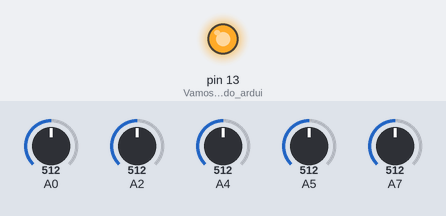
This sketch was run on a simulated Arduino Uno, built with avr-gcc and run on an emulated ATmega328P. On the bench: output pins drawn as LEDs (lit = HIGH). The test bench sets the inputs (shaded band); at power-on: A0 = 512, A2 = 512, A4 = 512, A5 = 512, A7 = 512. No radio packets arrive unless stated; what the sketch prints to the serial monitor is not drawn.

Above: at 0.1 s.
At 100.1 s:
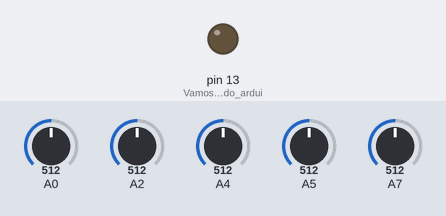
Timing chart, 0 to 101.6 s (numbered marks = the images above):
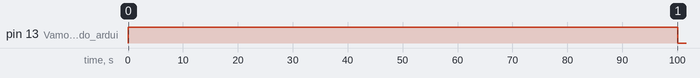

The sketch:

transmissor.ino
```cpp
/*--------------------------
 * Este é o códiogo da mão biônica desenvolvida pela ESERO Portugal
 * A mão foi apresentada pela primeira vez, na 6ª Conferência dos Professores espaciais
 * Toda a informação que precisares pode ser encontrada em https://github.com/njrebelo/Bionichand-ESEROPortugal
 *
 * Para informações extra contactar nj.rebelo@campus.fct.unl.pt
 * @NelsoRebelo
----------------------------*/

//Bibliotecas de Rádio
#include <SPI.h>
#include <nRF24L01.h>
#include <RF24.h>

RF24 radio(7, 8); // Pins CE e CSN usados na comunicacão rádio
const byte address[6] = "00001";//Canal de comunicação

char *finger[5] = {"A0","A1","A2","A3","A4"}; // Portas usadas para a leitura das resistências
int m_angle0[100],m_angle1[100],m_angle2[100],m_angle3[100],m_angle4[100];//Matrizes para a configuração dos dedos
int min_angle[5],max_angle[5];//Matriz com os valores maximos e mínimos para cada dedo
int angle0,angle1,angle2,angle3,angle4; // Variáveis que vão enviar a informação

void setup() {
  Serial.begin(9600);//Iniciar porta série

  pinMode(LED_BUILTIN, OUTPUT);//Vamos usar o led do arduino para configuração
  pinMode(finger[0], INPUT);//Declara os pins das resistências como de input
  pinMode(finger[1], INPUT);
  pinMode(finger[2], INPUT);
  pinMode(finger[3], INPUT);
  pinMode(finger[4], INPUT);

  radio.begin(); //Comandos para inicar os protocolos de rádio
  radio.openWritingPipe(address);//Declaração do canal de comunicação
  radio.setPALevel(RF24_PA_MIN);//Potência do Sinal (onde está MIN pode estar, LOW, HIGH ou MAX)
  radio.stopListening();//Para de ouvir, para poder comunicar

  /* configuração luva - leva sensivelmente 2 minutos*/
  Serial.println("Iniciando configuração");
  digitalWrite(LED_BUILTIN, HIGH);//informa-nos que a configuração começou
  for(int i=0; i<100; i++){//Vamos fazer várias medições do valor das resistências, a pessoa deve abrir e fechar a mão repetidamente
    m_angle0[i]=analogRead(finger[0]);
    m_angle1[i]=analogRead(finger[1]);
    m_angle2[i]=analogRead(finger[2]);
    m_angle3[i]=analogRead(finger[3]);
    m_angle4[i]=analogRead(finger[4]);
    delay(1000);
    }
  min_angle[0]=getMin(m_angle0,100);//Cálculo do valor mínimo da resistência
  min_angle[1]=getMin(m_angle1,100);
  min_angle[2]=getMin(m_angle2,100);
  min_angle[3]=getMin(m_angle3,100);
  min_angle[4]=getMin(m_angle4,100);

  max_angle[0]=getMax(m_angle0,100);//Cálculo do valor máximo da resistência
  max_angle[1]=getMax(m_angle1,100);
  max_angle[2]=getMax(m_angle2,100);
  max_angle[3]=getMax(m_angle3,100);
  max_angle[4]=getMax(m_angle4,100);

  digitalWrite(LED_BUILTIN, LOW);//informa-nos que a configuraçção acabou

}
void loop() {
  angle0=angle(0);//medições do ângulos
  angle1=angle(1);
  angle2=angle(2);
  angle3=angle(3);
  angle4=angle(4);

  const char text[] = {angle0, angle1, angle2, angle3, angle4};//Variável para enviar a informação
  radio.write(&text, sizeof(text));//Envio da informação

  Serial.print(text);//Porta ´serie da informação enviar
  Leituras();

  delay(500);
}

void Leituras(){//Função para vermos o valor de cada ângulo
  Serial.print(angle0);
  Serial.print(",");
  Serial.print(angle1);
  Serial.print(",");
  Serial.print(angle2);
  Serial.print(",");
  Serial.print(angle3);
  Serial.print(",");
  Serial.println(angle4);

  return;
  }

int angle(int x){
  float flexADC = analogRead(finger[x]);
  float angle = map(flexADC, min_angle[x], max_angle[x], 0, 180);
  return angle;
  }


int getMin(int* array, int size)
{
  int minimum = array[0];
  for (int i = 0; i < size; i++)
  {
    if (array[i] < minimum) minimum = array[i];
  }
  return minimum;
}

int getMax(int* array, int size)
{
  int maximun = array[0];
  for (int i = 0; i < size; i++)
  {
    if (array[i] > maximun) maximun = array[i];
  }
  return maximun;
}
```
